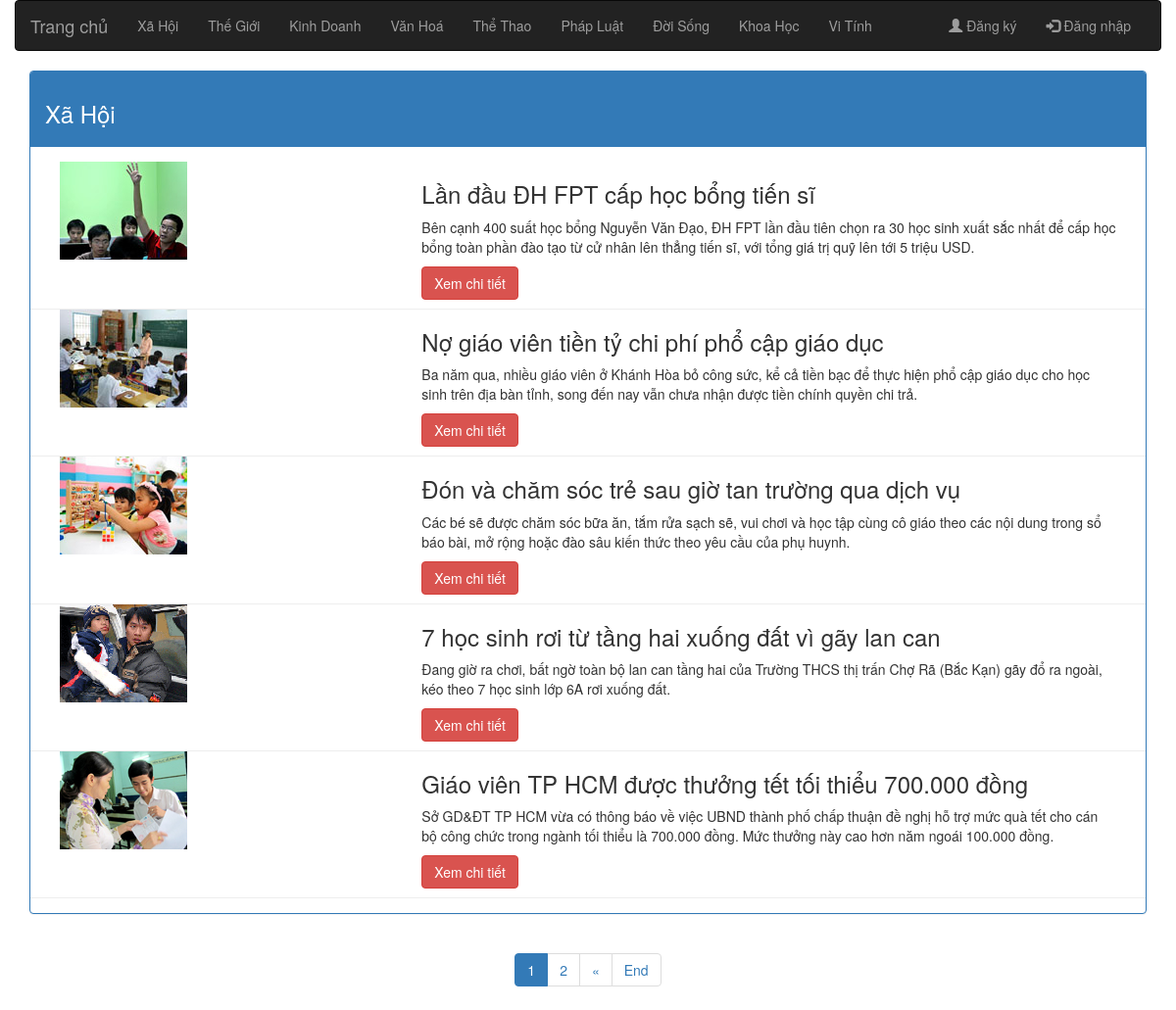
/the_loai.php?idtheloai=1, run on the app's committed database.
### tables this page shows
CREATE TABLE `theloai` (
  `id` int(10) UNSIGNED NOT NULL,
  `Ten` varchar(255) NOT NULL,
  `TenKhongDau` varchar(255) NOT NULL,
  `created_at` timestamp NULL DEFAULT NULL,
  `updated_at` timestamp NULL DEFAULT NULL
);

CREATE TABLE `tintuc` (
  `id` int(10) UNSIGNED NOT NULL,
  `TieuDe` varchar(255) NOT NULL,
  `TieuDeKhongDau` varchar(255) NOT NULL,
  `TomTat` text NOT NULL,
  `NoiDung` longtext NOT NULL,
  `Hinh` varchar(255) NOT NULL,
  `NoiBat` int(11) NOT NULL DEFAULT '0',
  `SoLuotXem` int(11) NOT NULL DEFAULT '0',
  `idTheLoai` int(10) UNSIGNED NOT NULL,
  `created_at` timestamp NULL DEFAULT CURRENT_TIMESTAMP,
  `updated_at` timestamp NULL DEFAULT CURRENT_TIMESTAMP
);

### Entities/theloai.class.php (called while the page is built, shortened)
<?php
    require_once("./config/db.class.php");
    class TheLoai{
        public static function list_the_loai(){
            $db = new Db();
            $sql = "SELECT * FROM theloai";
            $result = $db->select_to_array($sql);
            return $result;
        }
        public static function get_the_loai($id){
            $db = new Db();
            $sql = "SELECT Ten FROM theloai WHERE id = '$id'";
            $result = $db->select_to_array($sql);
            return $result;
        }
    }
?>

### config/db.class.php (called while the page is built, shortened)
<?php
    class Db{
        protected static $connection;
        public function connect(){
            if (!isset(self::$connection)) {
                $config = parse_ini_file("config.ini");
                self::$connection = new mysqli("localhost",
                    $config["username"], $config["password"], $config["databasename"]);
            }
            return self::$connection;
        }
        public function query_execute($queryString){
            $connection = $this->connect();
            $connection->query("SET NAMES utf8");
            $result = $connection->query($queryString);
            return $result;
        }
        public function select_to_array($queryString){
            $row = array();
            $result = $this->query_execute($queryString);
            while ($item = $result->fetch_assoc()) {
                $row[] = $item;
            }
            return $row;
        }
    }
?>

### Entities/tintuc.class.php (called while the page is built, shortened)
<?php
require_once("./config/db.class.php");
require_once("./Entities/theloai.class.php");
class TinTuc
{
    public static function list_tin_tuc_by_idtheloai($idtheloai, $vitri=-1, $limit=-1)
    {
        $db = new Db();
        $sql = "SELECT * FROM tintuc WHERE idTheLoai = '$idtheloai'";
        if ($vitri > -1 && $limit > 1) {
            $sql .= " LIMIT $vitri, $limit";
        }
        $result = $db->select_to_array($sql);
        return $result;
    }
}

### the_loai.php (the view, shortened to what this page needs)
<?php
require_once("./Entities/tintuc.class.php");
require_once("./Entities/theloai.class.php");
?>
<?php
include("header.php");
include("./Entities/pager.php");
if (!isset($_GET["idtheloai"])) {
    $lstTinTuc = TinTuc::list_tin_tuc_by_the_loai();
} else {
    $idtheloai = $_GET["idtheloai"];
    $lstTinTuc = TinTuc::list_tin_tuc_by_idtheloai($idtheloai);
    $tranghientai = (isset($_GET['page']))?$_GET['page']:1;
    $pagination = new pagination(count($lstTinTuc),$tranghientai, 5, 3);
    $paginationhtml = $pagination->showPagination();
    $limit = $pagination->_nItemOnPage;
    $vitri = ($tranghientai-1)*$limit;
    $lstTinTuc = TinTuc::list_tin_tuc_by_idtheloai($idtheloai, $vitri, $limit);
}
$theloai = TheLoai::list_the_loai();
$getTheLoai = TheLoai::get_the_loai($idtheloai);
?>
<nav class="navbar navbar-inverse top-menu">
    <div class="container-fluid">
        <div class="navbar-header">
            <a class="navbar-brand" href="/websitetintuc">Trang chủ</a>
        </div>
        <div class="collapse navbar-collapse" id="myNavbar">
            <ul class="nav navbar-nav">
                <?php
                    foreach ($theloai as $item) {
                        echo "<li><a href=/websitetintuc/the_loai.php?idtheloai=" . $item["id"] . ">" . $item["Ten"] . "</a></li>";
                    }
                ?>
            </ul>
            <ul class="nav navbar-nav navbar-right">
                <li><a href="/websitetintuc/dangky.php"><span class="glyphicon glyphicon-user"></span> Đăng ký</a></li>
                <li><a href="/websitetintuc/dangnhap.php"><span class="glyphicon glyphicon-log-in"></span> Đăng nhập</a></li>
            </ul>
        </div>
    </div>
</nav>
<div class="col-md-12">
    <div class="panel panel-primary">
        <div class="panel-heading">
            <h3> <?php echo $getTheLoai[0]["Ten"]; ?></h3>
        </div>
        <div class="panel-body">
            <?php
                foreach ($lstTinTuc as $item) {?>
                <div class="row-item row">
                    <div class="col-md-12">
                        <div class="col-md-4">
                            <a href="/websitetintuc/chi_tiet_tin.php?idTinTuc=<?php echo $item["id"]; ?>">
                                <img class="img-responsive" src=<?php echo "./public/img/".$item["Hinh"]; ?> alt="hinhminhhoa">
                            </a>
                        </div>
                        <div class="col-md-8">
                            <h3><?php echo $item["TieuDe"]; ?></h3>
                            <p><?php echo $item["TomTat"]; ?></p>
                            <a class="btn btn-danger" href="/websitetintuc/chi_tiet_tin.php?idTinTuc=<?php echo $item["id"]; ?>">Xem chi tiết</a>
                        </div>
                    </div>
                    <div class="break"></div>
                </div>
            <?php } ?>
        </div>
    </div>
</div>
<div class="text-center"> <?php echo $paginationhtml ?> </div>

### mystyle.css (style rules this page uses)
.navbar { margin-bottom: 0; border-radius: 0; }
.break { clear: both; height: 10px; width: 100%; margin: auto; border-bottom: 1px solid #EEEEEE; }

### data on the page
theloai: Ten "Xã Hội"
theloai: Ten "Thế Giới"
theloai: Ten "Kinh Doanh"
theloai: Ten "Văn Hoá"
theloai: Ten "Thể Thao"
theloai: Ten "Pháp Luật"
theloai: Ten "Đời Sống"
theloai: Ten "Khoa Học"
theloai: Ten "Vi Tính"
tintuc: Hinh (picture), TieuDe "Lần đầu ĐH FPT cấp học bổng tiến sĩ", TomTat "Bên cạnh 400 suất học bổng Nguyễn Văn Đạo, ĐH FPT lần đầu tiên chọn ra 30 học sinh xuất sắc nhất để cấp học bổng toàn phần đào tạo từ cử nhân lên thẳng tiến sĩ, với tổng giá trị quỹ lên tới 5 triệu USD."
tintuc: Hinh (picture), TieuDe "Nợ giáo viên tiền tỷ chi phí phổ cập giáo dục", TomTat "Ba năm qua, nhiều giáo viên ở Khánh Hòa bỏ công sức, kể cả tiền bạc để thực hiện phổ cập giáo dục cho học sinh trên địa bàn tỉnh, song đến nay vẫn chưa nhận được tiền chính quyền chi trả."
tintuc: Hinh (picture), TieuDe "Đón và chăm sóc trẻ sau giờ tan trường qua dịch vụ", TomTat "Các bé sẽ được chăm sóc bữa ăn, tắm rửa sạch sẽ, vui chơi và học tập cùng cô giáo theo các nội dung trong sổ báo bài, mở rộng hoặc đào sâu kiến thức theo yêu cầu của phụ huynh."
tintuc: Hinh (picture), TieuDe "7 học sinh rơi từ tầng hai xuống đất vì gãy lan can", TomTat "Đang giờ ra chơi, bất ngờ toàn bộ lan can tầng hai của Trường THCS thị trấn Chợ Rã (Bắc Kạn) gãy đổ ra ngoài, kéo theo 7 học sinh lớp 6A rơi xuống đất."
tintuc: Hinh (picture), TieuDe "Giáo viên TP HCM được thưởng tết tối thiểu 700.000 đồng", TomTat "Sở GD&ĐT TP HCM vừa có thông báo về việc UBND thành phố chấp thuận đề nghị hỗ trợ mức quà tết cho cán bộ công chức trong ngành tối thiểu là 700.000 đồng. Mức thưởng này cao hơn năm ngoái 100.000 đồng."
